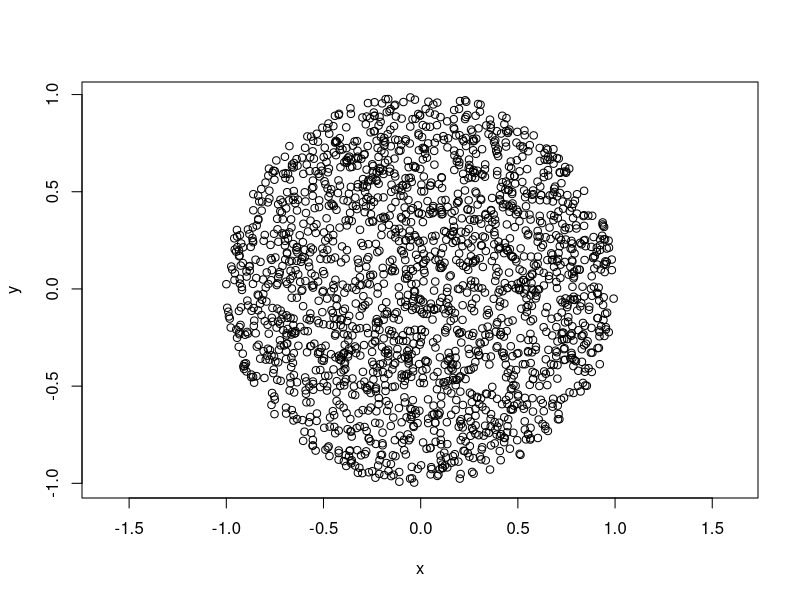

The R source for this figure:
rm(list = ls())
# ###############################
# Random circle, given          #
#   - center x and y            #
#   - radius r                  #
# ###############################
rand.circle <-function(npoints = 1000, 
                       cx = 0,cy = 0, r = 1){
  npoints_adj <- npoints * 4 / pi * 1.1 # 1.1 multiplication 
                                        # factor for safety
  x_tot <- vector(mode="numeric", length=npoints_adj)
  y_tot <- vector(mode="numeric", length=npoints_adj)
  x_r <- runif(npoints_adj, min=cx-r, max=cx+r)
  y_r <- runif(npoints_adj, min=cy-r, max=cy+r)
  d <- sqrt((x_r - cx)^2 + (y_r - cy)^2)
#  d <= r # this is a vector of booleans
  x_tot <- x_r[d <= r] # filter will in general give more than 
                       # npoints, due to the multiplication factor
  y_tot <- y_r[d <= r]
#  print(length(x_tot))
  if (length(x_tot) < npoints)
    return(NULL)
  r_circle <- data.frame("x"=x_tot[1:npoints], # 1:npoints filters
                                   # the result to enforce the
                                   # required number of points
                         "y"=y_tot[1:npoints])
  return(r_circle)
}

rc <- rand.circle(2000, 0,0,1) 
print(nrow(rc))
plot(rc,asp = 1)

